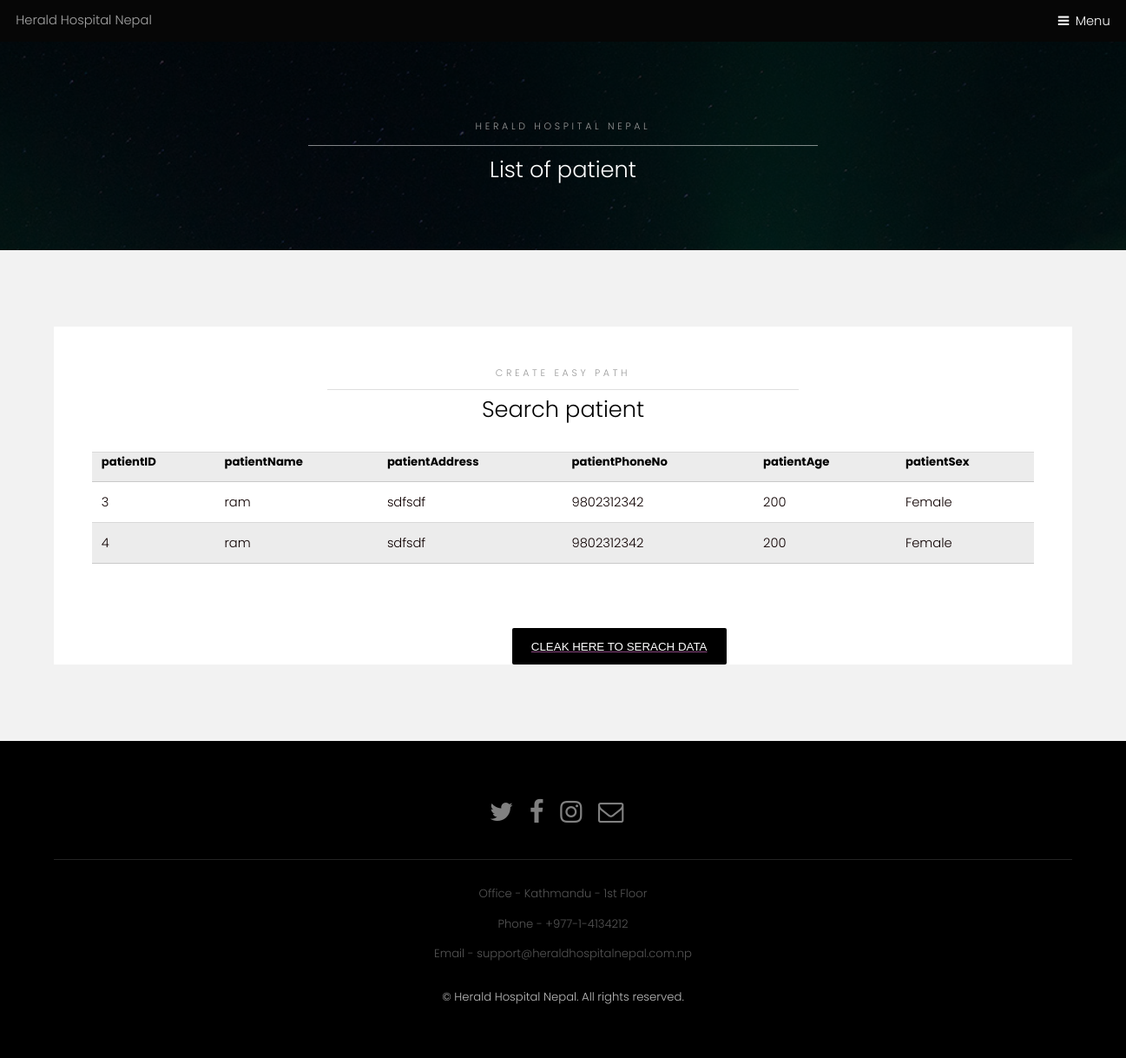
Page /patientdata/ on the earlier database version.
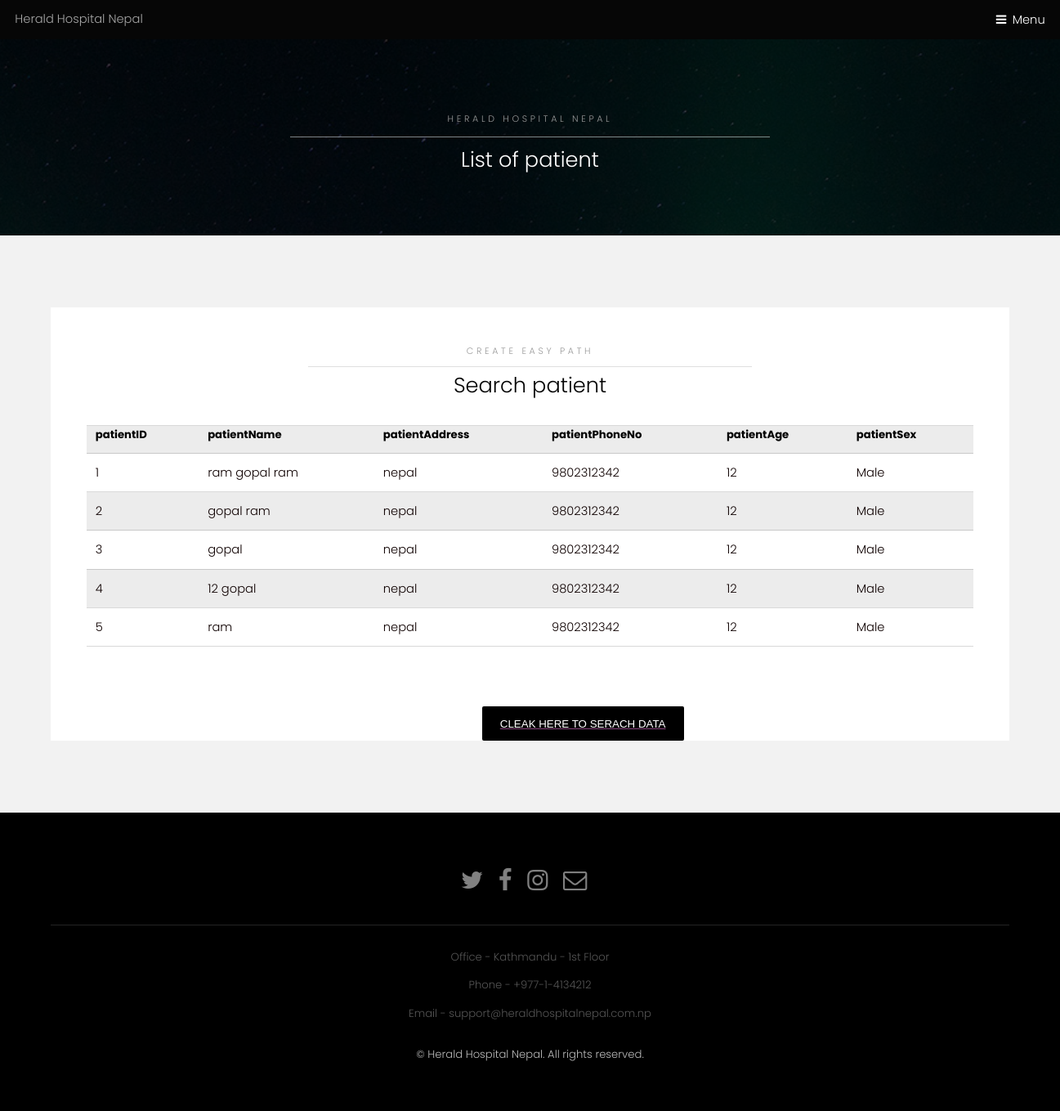
Same page on the later database version.
### Hospital/models.py (models this page shows, shortened)
class patient(models.Model):
    patientName = models.CharField(max_length=250)
    patientAddress = models.CharField(max_length=20)
    patientPhoneNo = models.IntegerField()
    patientAge = models.IntegerField()
    patientSex = models.CharField(max_length=20)
    def __str__(self):
        return  self.patientName +""+ self.patientAddress +""+str(self.patientPhoneNo)+""+ str(self.patientAge)

### Hospital/views.py (the view)
# urls.py: path('patientdata/',view_patient_lists),
def view_patient_lists(request):
    list_of_patient=patient.objects.all()
    print(list_of_patient)
    context_variable = {
        'patients':list_of_patient
    }
    return render(request,'Patient/patientview.html',context_variable)

### Hospital/templates/Patient/patientview.html (shortened to what this page needs)
<!DOCTYPE HTML>
<html>
	<head>
		{% load static %}
		<link rel="stylesheet" href={% static "assets/css/main.css" %}/>
	</head>
	<body class="subpage">
			<header id="header">
				<div class="logo">Herald Hospital Nepal</div>
				<a href="#menu">Menu</a>
			</header>
			<section id="One" class="wrapper style3">
				<div class="inner">
					<header class="align-center">
						<p>Herald Hospital Nepal</p>
						<h2> List of patient</h2>
					</header>
				</div>
			</section>
		<section id="two" class="wrapper style2">
			<div class="inner">
				<div class="box">
					<div class="content">
						<header class="align-center">
							<p>create easy path</p>
							<h2> Search patient </h2>
						</header>
						<table >
							<tr>
								<th>patientID</th>
								<th>patientName</th>
								  <th>patientAddress</th>
								 <th>patientPhoneNo</th>
								  <th>patientAge</th>
								  <th>patientSex</th>
							</tr>
							<tr> {% for patient in patients %}
								<td>{{ patient.id }}</td>
								<td>{{ patient.patientName }}</td>
								  <td>{{patient.patientAddress}}</td>
								  <td>{{patient.patientPhoneNo}}</td>
								  <td>{{patient.patientAge}}</td>
								  <td>{{patient.patientSex}}</td>
							</tr>
							{% empty %}
						There are no patient availble.
						{% endfor %}
						</table>
						  </div>
						  <button class="btn"><a href="/search/"><font color="white">cleak here to serach data</font></a></button>
					</div>
				</div>
		</section>
			<footer id="footer">
				<div class="container">
						<ul class="icons">
						<li><a href="twitter.com" class="icon fa-twitter"><span class="label">Twitter</span></a></li>
						<li><a href="facebook.com" class="icon fa-facebook"><span class="label">Facebook</span></a></li>
						<li><a href="instagram.com" class="icon fa-instagram"><span class="label">Instagram</span></a></li>
						<li><a href="gmail.com" class="icon fa-envelope-o"><span class="label">Email</span></a></li></br>
						<hr>
						<h5>Office - Kathmandu - 1st Floor</h5>
						<h5>Phone - +977-1-4134212</h5>
						<h5>Email - support@heraldhospitalnepal.com.np </h5>
				</div>
					<div class="copyright">
					&copy; Herald Hospital Nepal. All rights reserved.
				</div>
			</footer>
		 {% load static %}
		 {% load static %}
		 {% load static %}
		 {% load static %}
		 {% load static %}
	</body>
</html>

Differences in the rows shown:
added patient: id "1", patientName "ram gopal ram", patientAddress "nepal", patientPhoneNo "9802312342", patientAge "12", patientSex "Male"
added patient: id "2", patientName "gopal ram", patientAddress "nepal", patientPhoneNo "9802312342", patientAge "12", patientSex "Male"
changed patient id 3: patientName "ram" → "gopal"; patientAddress "sdfsdf" → "nepal"; patientAge "200" → "12"; patientSex "Female" → "Male"
changed patient id 4: patientName "ram" → "12 gopal"; patientAddress "sdfsdf" → "nepal"; patientAge "200" → "12"; patientSex "Female" → "Male"
added patient: id "5", patientName "ram", patientAddress "nepal", patientPhoneNo "9802312342", patientAge "12", patientSex "Male"
